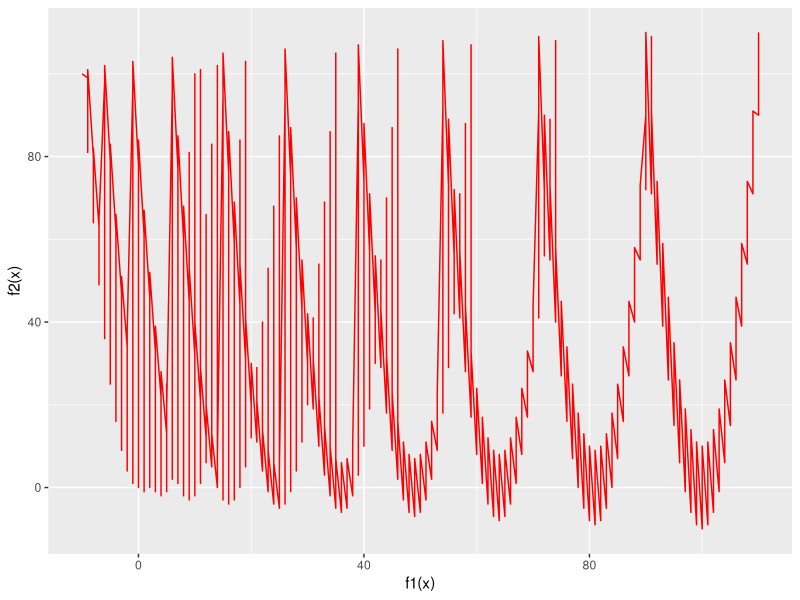

R code for this plot:
library(ggplot2)
f_1 <- function(x_1, x_2) {
  return(x_1 ^ 2 + x_2)
}

f_2 <- function(x_1, x_2) {
  return(x_2 ^ 2 + x_1)
}
x_1 <- seq(-10, 10, 1)
x_2 <- seq(-10, 10, 1)
nlength <- length(x_1)

f_1_value <- array(NA, dim = c(nlength, nlength))
f_2_value <- array(NA, dim = c(nlength, nlength))

for (i in 1:nlength) {
  for (j in 1:nlength) {
    f_1_value[i, j] <- f_1(x_1[i], x_2[j])
    f_2_value[i, j] <- f_2(x_1[i], x_2[j])

  }
}

f1 <- c()
f2 <- c()
for (i in 1:nlength) {
  f1 <- c(f1, f_1_value[i,])
  f2 <- c(f2, f_2_value[i,])
}
data <- data.frame(f1 = f1, f2 = f2)
ggplot()+
geom_line(data = data,aes(x=f1, y = f2),color = "red")+
labs( x = "f1(x)", y = "f2(x)")